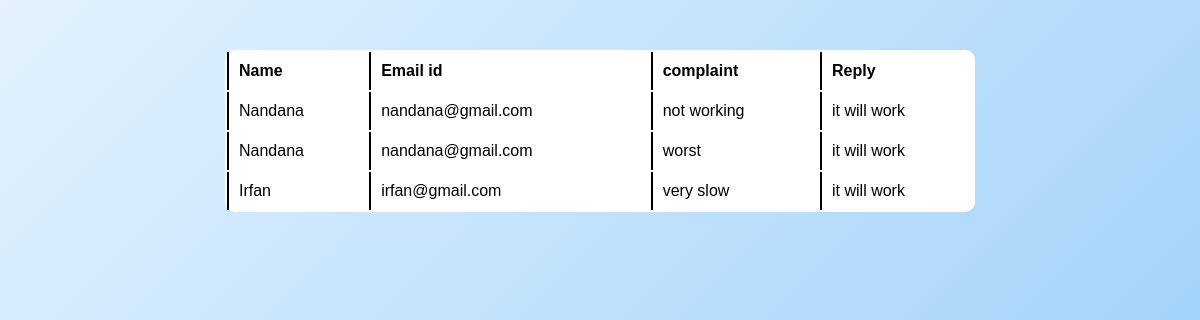
The app's page /complaints with its own data.
### handifyapp/models.py (models this page shows)
class ComplaintsTable(models.Model):
    Complaints = models.CharField(max_length=200,null=True,blank=True)
    Reply = models.CharField(max_length=200,null=True,blank=True)
    Date = models.DateField(null=True,blank=True, auto_now_add=True)
    USERID = models.ForeignKey(UserTable,on_delete=models.CASCADE,null=True,blank=True)

class UserTable(models.Model):
    Name = models.CharField(max_length=100, null=True,blank=True)
    Email = models.CharField(max_length=100, null=True,blank=True)
    Gender = models.CharField(max_length=100, null=True,blank=True)
    Age = models.IntegerField(max_length=50, null=True,blank=True)
    LOGINID = models.ForeignKey(LoginTable, on_delete=models.CASCADE,null=True,blank=True)

### handifyapp/views.py (the view)
# urls.py: path('complaints',ComplaintsView.as_view(),name='complaints'),
class ComplaintsView(View):
    def get(self,request):
        complaints=ComplaintsTable.objects.all()
        return render(request,'Administration/complaints.html',{'obj':complaints})

### templates/Administration/complaints.html (shortened to what this page needs)
{% load static %}
<html lang="en">
<head>
    <link rel="stylesheet" href="{% static 'css/style.css'%}">
</head>
<body>
    <div class="bg table" >
    <table >
        <tr>
            <th>Name</th>
            <th>Email id</th>
            <th>complaint</th>
            <th>Reply</th>
        </tr>
        {%for i in obj %}
        <tr>
            <td>{{i.USERID.Name}}</td>
            <td>{{i.USERID.Email}}</td>
            <td>{{i.Complaints}}</td>
            <td class="px-4 py-3 text-center" colspan="2">
                {%if i.Reply%}
                    <span class="text-emerald-700 font-median">{{ i.Reply }}</span>
                {% endif %}
            </td>
        </tr>
        {% endfor %}
    </table>
    </div>
</body>
</html>

### static/css/style.css (style rules this page uses)
* { padding: 0; margin: 0; box-sizing: border-box; }
.bg { background-image: url("../img/handifylogo.png"); background-position: center; background-blend-mode:multiply; background-size:30% ; background-repeat: no-repeat; height: 100vh; width: 100vw; background-color: #96c492c9; }
.table { display:flex; justify-content: center; height: 100%; align-items: flex-start; }
.table table { margin-top: 50px; width: 750px; background-color: #ffffff; border-radius: 10px; margin-top: 50px; }
th,td { text-align: left; padding: 10px; border-left: 2px solid black; }
body, html { margin: 0; padding: 0; height: 100%; font-family: Arial, sans-serif; }
.bg { background: linear-gradient(135deg, #e3f2fd, #90caf9); height: 100vh; position: relative; }

### records on screen
ComplaintsTable: USERID.Name "Nandana", USERID.Email "nandana@gmail.com", Complaints "not working", Reply "it will work"
ComplaintsTable: USERID.Name "Nandana", USERID.Email "nandana@gmail.com", Complaints "worst", Reply "it will work"
ComplaintsTable: USERID.Name "Irfan", USERID.Email "irfan@gmail.com", Complaints "very slow", Reply "it will work"
